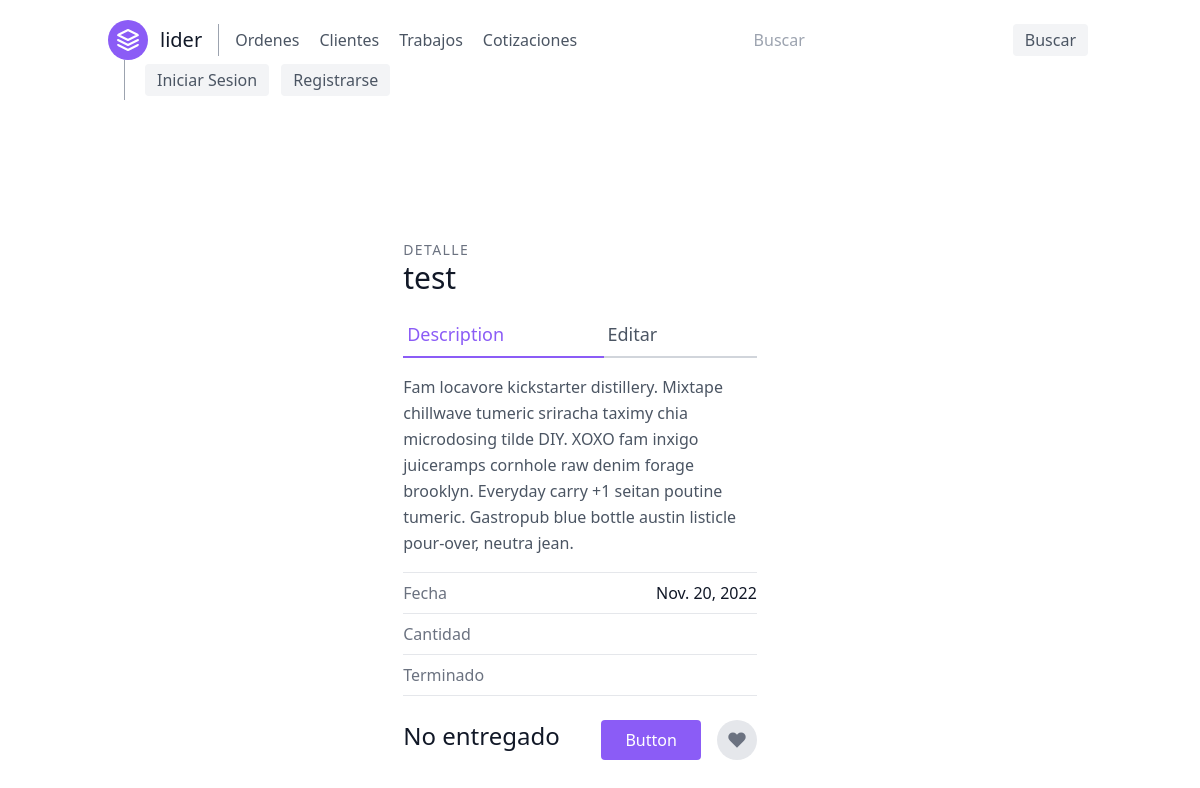
Page /ordenes/detalle/1/ on the earlier database version.
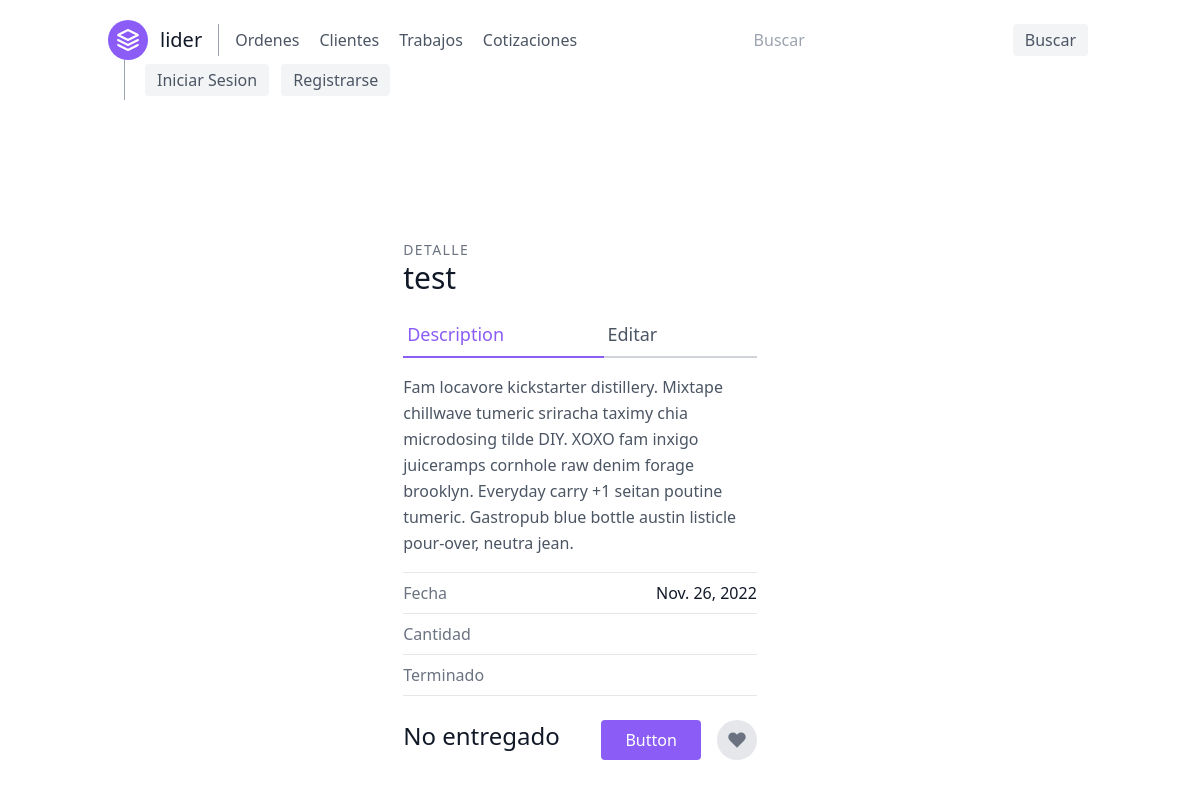
Same page on the later database version.
### orders/models.py (models this page shows, shortened)
class Order(models.Model):
    customer = models.ForeignKey(Customer, on_delete=models.CASCADE)
    date_ordered = models.DateField('Fecha ordenada', auto_now=True)
    expected_delivery_date = models.DateField('Fecha esperada de Entrega', auto_now=True)
    completed = models.BooleanField(verbose_name='Terminado', default=False)
    delivered = models.BooleanField(verbose_name='entregado', default=False)
    paid = models.BooleanField(verbose_name='pagado', default=False)

class Customer(models.Model):
    name_company = models.CharField(verbose_name='Nombre/Empresa', max_length=50)
    email = models.EmailField(verbose_name='Correo', null=True)
    phone_number = models.CharField(verbose_name='Telefono', max_length=10, validators=[RegexValidator(r'^\d{1,10}$')])
    address = models.CharField(verbose_name='Domicilio', max_length=100, null=True)
    shipping = models.BooleanField(verbose_name='Entrega a domicilio')
    def __str__(self):
        return self.name_company

### orders/views.py (the view)
# urls.py: path('detalle/<int:pk>/', OrderDetailView.as_view(), name='order-detail'),
class OrderDetailView(generic.DetailView):
    model = models.Order
    template_name = 'orders/order_detail.html'

### orders/templates/orders/order_detail.html (shortened to what this page needs)
{% extends 'base.html' %}
{% block content %}
    <section class="text-gray-600 body-font overflow-hidden">
        <div class="container mx-auto px-5 py-24">
            <div class="lg:w-4/5 mx-auto flex flex-col items-center">
                <div class="lg:w-1/2 w-full lg:pr-10 lg:py-6 mb-6 lg:mb-0">
                    <h2 class="text-sm title-font text-gray-500 tracking-widest">DETALLE</h2>
                    <h1 class="text-gray-900 text-3xl title-font font-medium mb-4">{{ object.customer }}</h1>
                    <div class="flex mb-4">
                        <a class="flex-grow text-purple-500 border-b-2 border-purple-500 py-2 text-lg px-1">Description</a>
                        <a class="flex-grow border-b-2 border-gray-300 py-2 text-lg px-1"
                           href="{% url 'order-update' order.pk %}">Editar</a>
                    </div>
                    <p class="leading-relaxed mb-4">Fam locavore kickstarter distillery. Mixtape chillwave tumeric
                        sriracha taximy chia microdosing tilde DIY. XOXO fam inxigo juiceramps cornhole raw denim forage
                        brooklyn. Everyday carry +1 seitan poutine tumeric. Gastropub blue bottle austin listicle
                        pour-over, neutra jean.</p>
                    <div class="flex border-t border-gray-200 py-2">
                        <span class="text-gray-500">Fecha</span>
                        <span class="ml-auto text-gray-900">{{ order.date_ordered }}</span>
                    </div>
                    <div class="flex border-t border-gray-200 py-2">
                        <span class="text-gray-500">Cantidad</span>
                    </div>
                    <div class="flex border-t border-b mb-6 border-gray-200 py-2">
                        <span class="text-gray-500">Terminado</span>
                    </div>
                    <div class="flex">
                        <span class="title-font font-medium text-2xl text-gray-900">{% if order.delivered %} Entregado
                            {% else %}
                            No entregado{% endif %}</span>
                        <button class="flex ml-auto text-white bg-purple-500 border-0 py-2 px-6 focus:outline-none hover:bg-purple-600 rounded">
                            Button
                        </button>
                        <button class="rounded-full w-10 h-10 bg-gray-200 p-0 border-0 inline-flex items-center justify-center text-gray-500 ml-4">
                            <svg fill="currentColor" stroke-linecap="round" stroke-linejoin="round" stroke-width="2"
                                 class="w-5 h-5" viewBox="0 0 24 24">
                                <path d="M20.84 4.61a5.5 5.5 0 00-7.78 0L12 5.67l-1.06-1.06a5.5 5.5 0 00-7.78 7.78l1.06 1.06L12 21.23l7.78-7.78 1.06-1.06a5.5 5.5 0 000-7.78z"></path>
                            </svg>
                        </button>
                    </div>
                </div>
            </div>
        </div>
    </section>
{% endblock %}

Differences in the rows shown:
changed Order "test": date_ordered "Nov. 20, 2022" → "Nov. 26, 2022"
